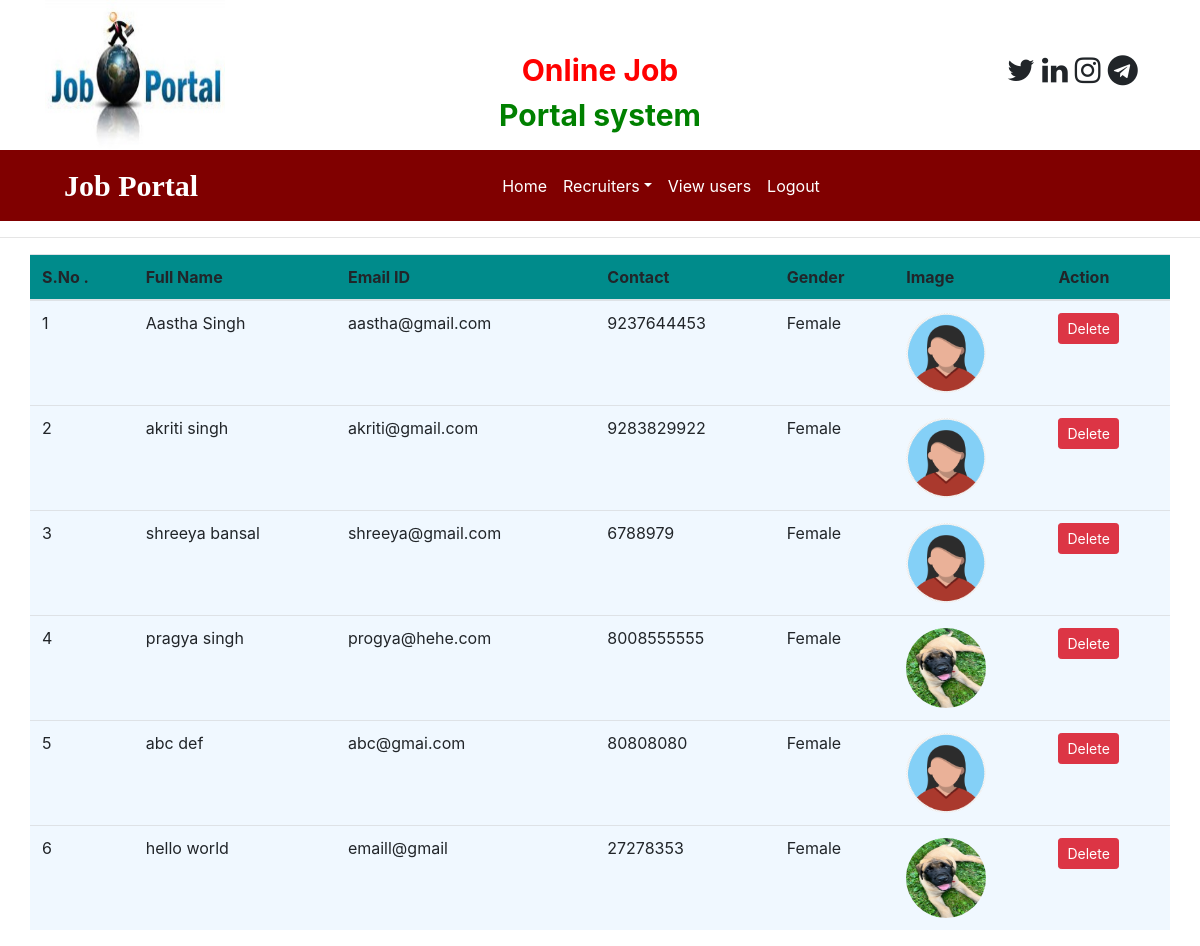
Before: /view_users (signed in) with the older database file.
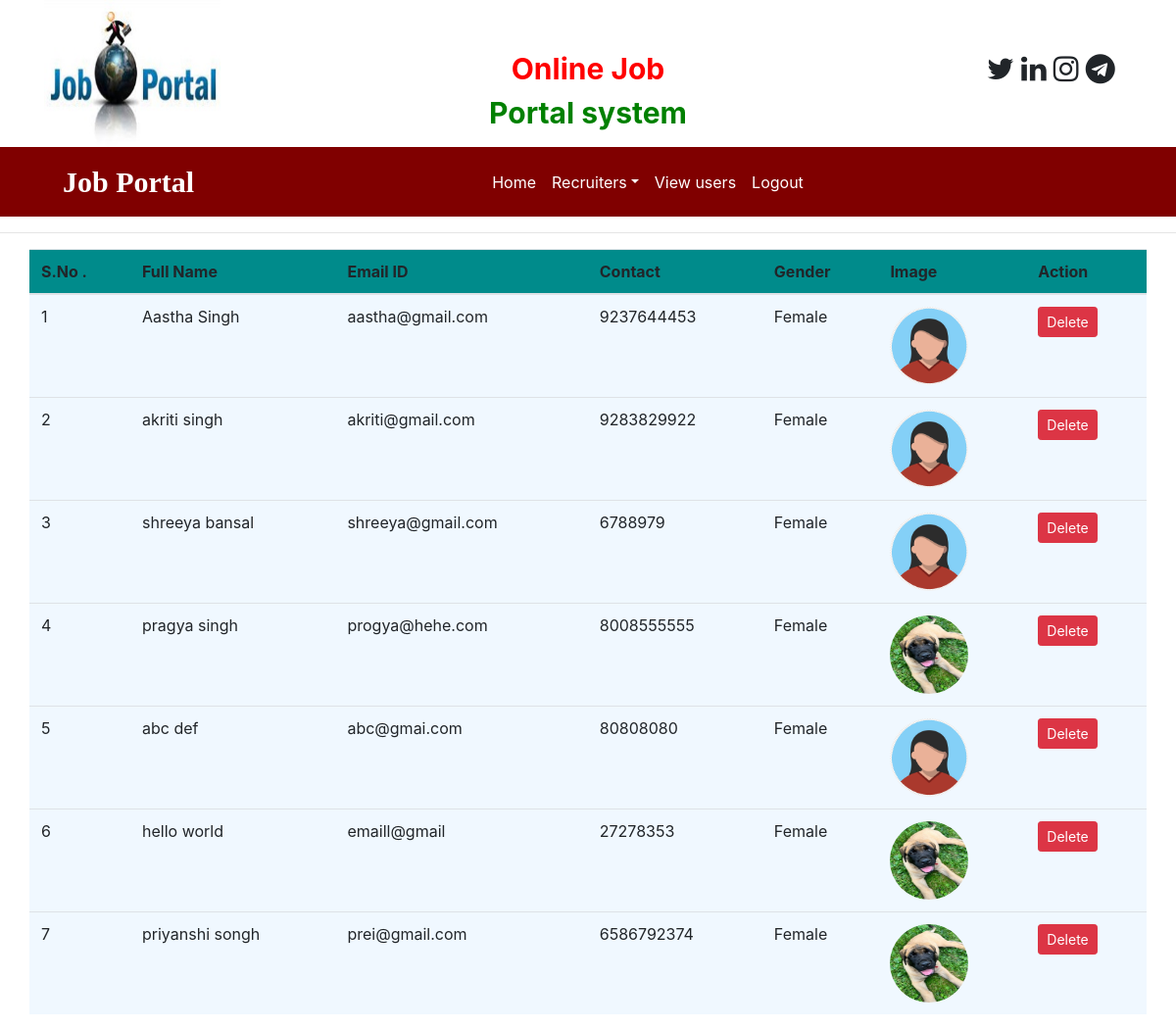
After: the same page with the newer database file.
### job/models.py (models this page shows, shortened)
class StudentUser(models.Model):
    user = models.ForeignKey(User,on_delete=models.CASCADE)
    mobile = models.CharField(max_length=10,null=True)
    image = models.FileField(null=True)
    gender = models.CharField(max_length=10,null=True)
    type = models.CharField(max_length=15,null=True)

### job/views.py (the view)
# urls.py: path('view_users', view_users, name="view_users"),
def view_users(request):
    if not request.user.is_authenticated:
        return redirect('admin_login')
    data = StudentUser.objects.all()
    d = {'data':data}
    return render(request,'view_users.html',d)

### job/templates/view_users.html
{% load static %}
{% block body %}
{% include 'admin_navigation.html' %}
<hr>
<table class="table table-hover container" id="example">
    <thead>
    <tr style = "background-color : 008B8B">
        <th>S.No .</th>
        <th>Full Name</th>
        <th>Email ID</th>
        <th>Contact</th>
        <th>Gender</th>
        <th>Image</th>
        <th>Action</th>
    </tr>
    </thead>
    <tbody>
    {% for i in data %}
    <tr style = "background-color : F0F8FF">
        <td>{{forloop.counter}}</td>
        <td>{{i.user.first_name}} {{i.user.last_name}}</td>
        <td>{{i.user.username}}</td>
        <td>{{i.mobile}}</td>
        <td>{{i.gender}}</td>
        <td><img src="{{i.image.url}}" style="width:80px ; height : 80px ; border-radius:50%"></td>
        <td><a href="{% url 'delete_user' i.id %}" class="btn btn-danger btn-sm" onclick="return confirm('Are you sure?')">Delete</a></td>
    </tr>
    {% endfor %}
    </tbody>
</table>
{% endblock %}

Changed rows visible on the page:
added StudentUser: user.first_name "priyanshi", user.last_name "songh", user.username "prei@gmail.com", mobile "6586792374", gender "Female", image (picture)
